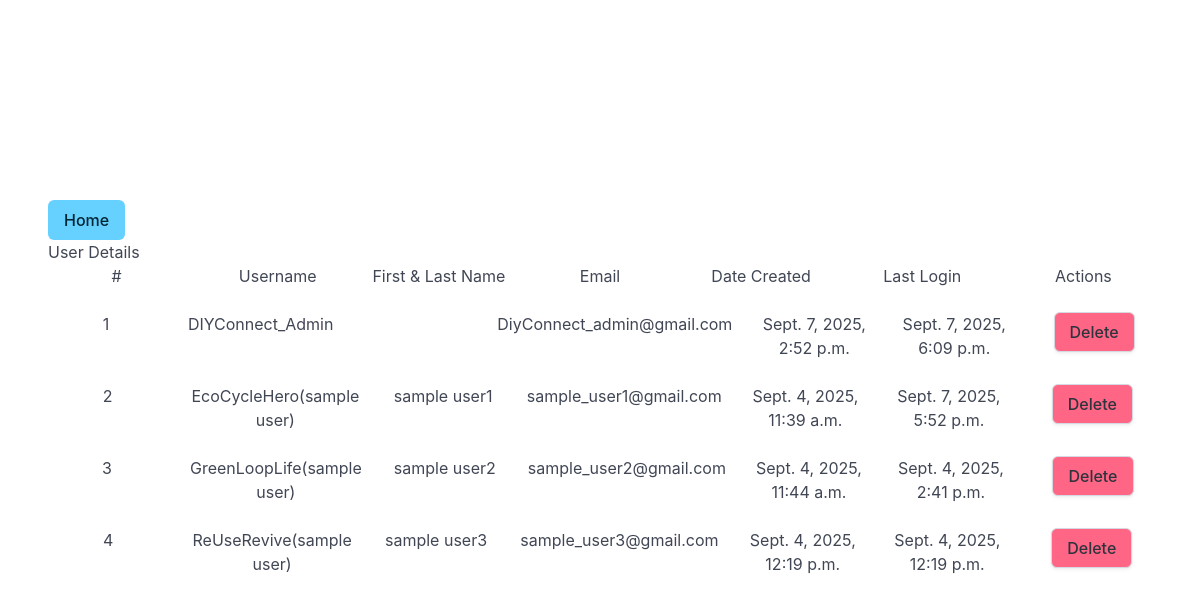
Page /diyconn/admin-checkUserpost/ (signed in) on the earlier database version.
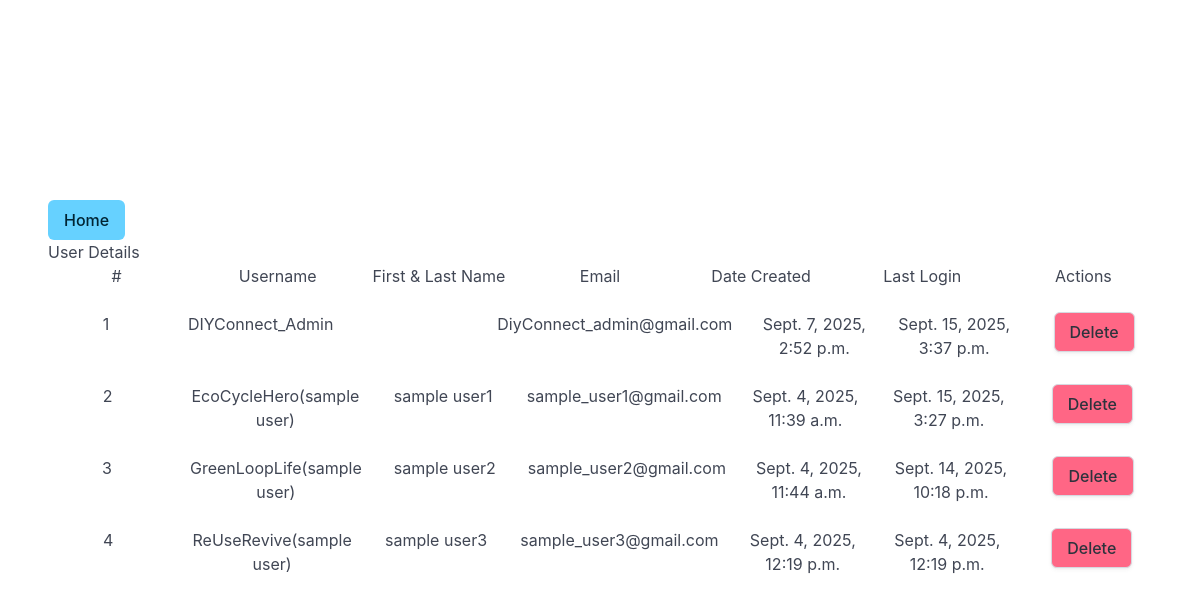
Same page on the later database version.
### main/models.py (models this page shows, shortened)
class UserSites(AbstractBaseUser,PermissionsMixin,BaseUserManager):
    ID = models.AutoField(primary_key=True)
    first_name = models.CharField(max_length=255)
    last_name = models.CharField(max_length=255)
    email = models.CharField(max_length=255)
    password = models.CharField(max_length=255)
    last_login = models.DateTimeField(auto_now=True)
    profile_picture = models.ImageField(upload_to=user_profile_pic_path)
    city_or_municipality = models.CharField(max_length=255)
    role = models.CharField(max_length=20, choices=UserSiteRole.choices, default=UserSiteRole.CONTRIBUTOR)
    username = models.CharField(max_length=255)
    date_created = models.DateTimeField(auto_now_add=True)
    bio = models.CharField(max_length=250, null=True, blank=True)
    subdivision = models.CharField(max_length=50)
    is_active = models.BooleanField(default=True)  # Indicates whether the user can log in
    is_staff = models.BooleanField(default=False)  # Determines if the user can access the admin site
    is_superuser = models.BooleanField(default=False)  # If True, the user has all permissions
    groups = models.ManyToManyField(
        'auth.Group',
        related_name='user_sites',  # Custom related_name to avoid the clash
        blank=True
    )
    user_permissions = models.ManyToManyField(
        'auth.Permission',
        related_name='user_sites_permissions',  # Custom related_name to avoid clash
        blank=True
    )
    objects = UserSiteManager()
    USERNAME_FIELD = 'username'
    REQUIRED_FIELDS = ['email']

### main/views.py (the view)
# urls.py: path('diyconn/admin-checkUserpost/', views.admin_CheckUsers,  name="admin_CheckUsers"),
@user_passes_test(superuser_required)
@login_required
def admin_CheckUsers(request):
    get_user = UserSites.objects.all().order_by("username")
    context ={
        "users":get_user
    }
    return render(request,'main/admin_temp/admin_checkUsers.html', context)

### main/views.py (called while the page is built)
def superuser_required(user):
    return user.is_superuser

### main/templates/main/admin_temp/admin_checkUsers.html (shortened to what this page needs)
{% extends './admin_temp.html' %}
    {% block content %}
    <a href="{% url 'main:admin_dashboard' %}" class="button is-info">Home</a>
    <div>User Details</div>
    <div class="columns">
      <div class="column has-text-centered">
        <h1>#</h1>
      </div>
      <div class="column has-text-centered">
        <h1>Username</h1>
      </div>
      <div class="column has-text-centered">
        <h1>First & Last Name</h1>
      </div>
      <div class="column has-text-centered">
        <h1>Email</h1>
      </div>
      <div class="column has-text-centered">
        <h1>Date Created</h1>
      </div>
      <div class="column has-text-centered">
        <h1>Last Login</h1>
      </div>
      <div class="column has-text-centered">
        <h1>Actions</h1>
      </div>
    </div>
    {% for user in users %}
    <div class="columns">
      <div class="column has-text-centered">
        <h1>{{ forloop.counter }}</h1>
      </div>
      <div class="column has-text-centered">
        <h1>{{ user.username }}</h1>
      </div>
      <div class="column has-text-centered">
        <h1>{{ user.first_name }} {{ user.last_name }}</h1>
      </div>
      <div class="column has-text-centered">
        <h1>{{ user.email }}</h1>
      </div>
      <div class="column has-text-centered">
        <h1>{{ user.date_created }}</h1>
      </div>
      <div class="column has-text-centered">
        <h1>{{ user.last_login }}</h1>
      </div>
      <div class="column has-text-centered">
        <div
          class="button has-background-danger"
          onclick="btn_openDelete_user_mdl(event)"
          userdata-username="{{ user.username }}"
          userdata-id="{{ user.ID }}"
        >
          Delete
        </div>
      </div>
    </div>
    {% endfor %}
    {% endblock content %}

Differences in the rows shown:
changed UserSites "DIYConnect_Admin": last_login "Sept. 7, 2025, 6:09 p.m." → "Sept. 15, 2025, 3:37 p.m."
changed UserSites "EcoCycleHero(sample user)": last_login "Sept. 7, 2025, 5:52 p.m." → "Sept. 15, 2025, 3:27 p.m."
changed UserSites "GreenLoopLife(sample user)": last_login "Sept. 4, 2025, 2:41 p.m." → "Sept. 14, 2025, 10:18 p.m."
